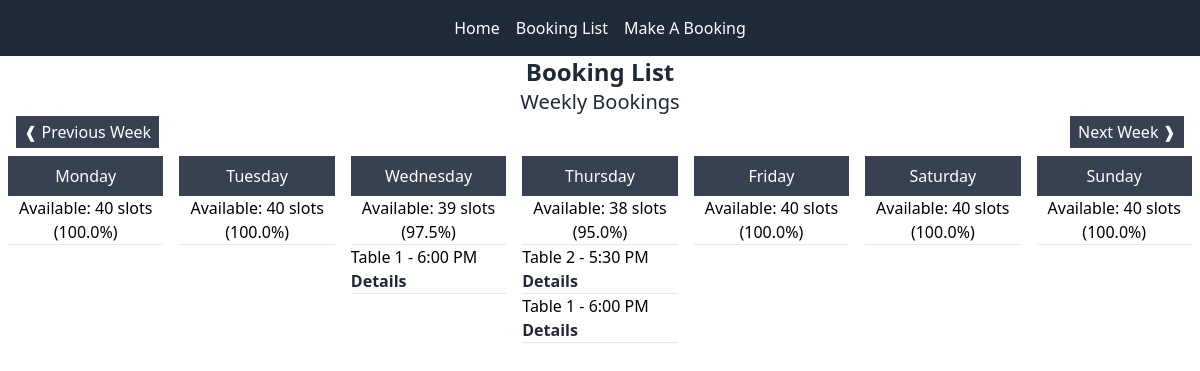
Page /booking-list/ on the committed database.
### tables/models.py (models this page shows, shortened)
class Table(models.Model):
    customer_name = models.CharField(max_length=50)
    customer_email = models.EmailField()
    customer_mobile = models.CharField(max_length=20)
    table_number = models.CharField(max_length=10, blank=True, null=True)
    date = models.DateField()
    time = models.IntegerField(choices=BOOKING_TIME)
    party_number = models.PositiveIntegerField()
    dietary_requirements = models.TextField(blank=True, null=True)
    created_at = models.DateTimeField(auto_now_add=True)
    def __str__(self):
        return (
            self.customer_name
            + " table: "
            + str(self.table_number)
            + " on "
            + str(self.date)
            + " at "
            + str(self.get_time_display())
            + " for "
            + str(self.party_number)
        )

### tables/views.py (the view)
# urls.py: path("booking-list/", views.booking_list, name="booking_list"),
def booking_list(request):
    message = None
    today = timezone.now().date()
    week_offset = int(request.GET.get("week_offset", 0))
    start_of_week = (
        today
        - timezone.timedelta(days=today.weekday())
        + timezone.timedelta(weeks=week_offset)
    )
    end_of_week = start_of_week + timezone.timedelta(days=6)
    bookings = Table.objects.filter(date__range=[start_of_week, end_of_week]).order_by(
        "time"
    )
    print(bookings)
    if not bookings.exists():
        message = "No bookings found for this week."
    weekdays = [
        (start_of_week + timezone.timedelta(days=i)).strftime("%A") for i in range(7)
    ]
    available_tables = len(TABLES)
    remaining_capacity_data = []
    for day_index in range(7):
        date = start_of_week + timezone.timedelta(days=day_index)
        total_minutes = CLOSING - OPENING
        booking_slots = total_minutes // DURATION
        available_capacity = available_tables * booking_slots
        booked = Table.objects.filter(date=date)
        booked_capacity = booked.count() or 0
        remaining_capacity = max(0, available_capacity - booked_capacity)
        remaining_capacity_percentage = (
            100 * remaining_capacity / available_capacity
            if available_capacity > 0
            else 0
        )
        remaining_capacity_data.append(
            {
                "day": weekdays[day_index],
                "remaining_capacity": remaining_capacity,
                "remaining_capacity_percentage": remaining_capacity_percentage,
            }
        )
    context = {
        "weekdays": weekdays,
        "bookings": bookings,
        "remaining_capacity_data": remaining_capacity_data,
        "week_offset": week_offset,
        "message": message,
    }
    return render(request, "booking_list.html", context)

### templates/booking_list.html
{% extends 'base.html' %}
{% block content %}
<h1 class="text-center text-gray-800 text-2xl font-bold">Booking List</h1>
<div>
    <h2 class="text-center text-gray-800 text-xl">Weekly Bookings</h2>
    <div class="flex justify-between mx-4 text-white">
        <a class="bg-gray-700 px-2 py-1" href="{% url 'booking_list' %}?week_offset={{ week_offset|add:'-1' }}">&#10096;
            Previous
            Week</a>
        <a class="bg-gray-700 px-2 py-1" href="{% url 'booking_list' %}?week_offset={{ week_offset|add:'1' }}">Next
            Week &#10097;</a>
    </div>
    <div class="flex justify-evenly flex-wrap lg:flex-nowrap">
        {% for day in weekdays %}
        <div class="w-full p-2">
            <div class="bg-gray-700">
                <h3 class="text-white py-2 text-center">{{ day }}</h3>
            </div>
            {% for data in remaining_capacity_data %}
            {% if data.day == day %}
            <p class="text-center">Available: {{ data.remaining_capacity}} slots
                ({{ data.remaining_capacity_percentage }}%)</p>
            <hr>
            {% endif %}
            {% endfor %}
            <ul>
                {% for booking in bookings %}
                {% if booking.date.weekday == forloop.parentloop.counter0 %}
                <li>Table {{ booking.table_number }} - {{ booking.get_time_display }}</li>
                <li>
                    <a href="{% url 'booking_detail' booking.id %}" class="text-gray-800 font-bold">Details</a>
                </li>
                <hr>
                {% endif %}
                {% endfor %}
            </ul>
        </div>
        {% endfor %}
    </div>
</div>
{% endblock %}

### templates/base.html (shortened to what this page needs)
{% load static %}
<!DOCTYPE html>
<html lang="en">
<head>
    <link rel="stylesheet" href="{% static 'css/output.css' %}">
</head>
<body>
    <header class="bg-gray-800 w-full flex justify-center">
        <nav>
            <ul class="flex items-center text-white py-4 mx-auto">
                <li><a class="px-2" href="{% url 'home' %}">Home</a></li>
                <li><a class="px-2" href="{% url 'booking_list' %}">Booking List</a></li>
                <li><a class="px-2" href="{% url 'booking' %}">Make A Booking</a></li>
            </ul>
        </nav>
    </header>
    <main class="flex flex-col">
        {% block content %}{% endblock %}
    </main>
</body>
</html>

### rows in the picture
Table: table_number "1", time "6:00 PM"
Table: table_number "2", time "5:30 PM"
Table: table_number "1", time "6:00 PM"

### other values in the picture
{{ day }} "Monday" "Tuesday" "Wednesday" "Thursday" "Friday" "Saturday" "Sunday"
{{ data.remaining_capacity }} "40" "40" "39" "38" "40" "40" "40"
{{ data.remaining_capacity_percentage }} "100.0" "100.0" "97.5" "95.0" "100.0" "100.0" "100.0"
